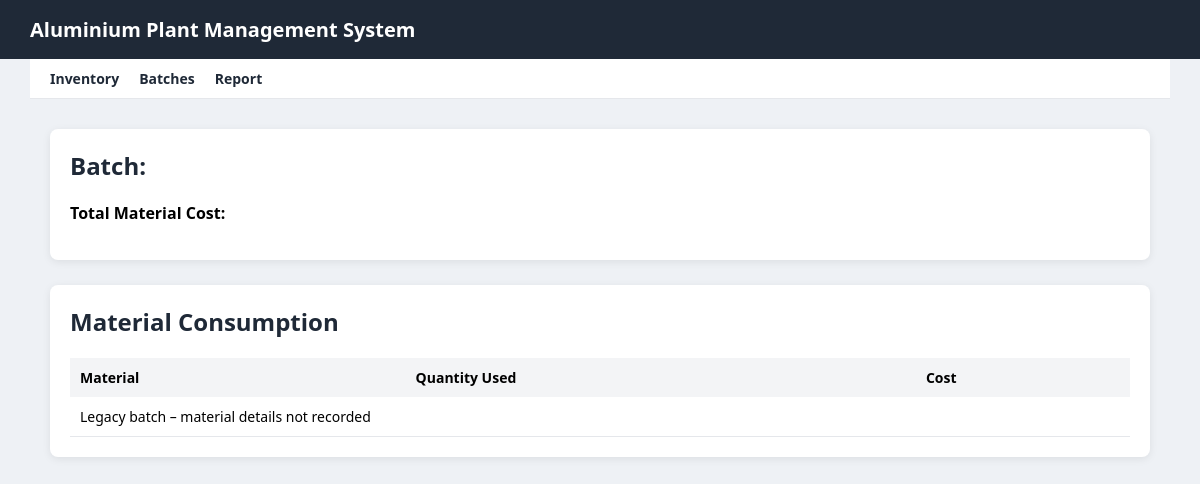
/batch/12 (signed in), run on an earlier commit of the app's database.
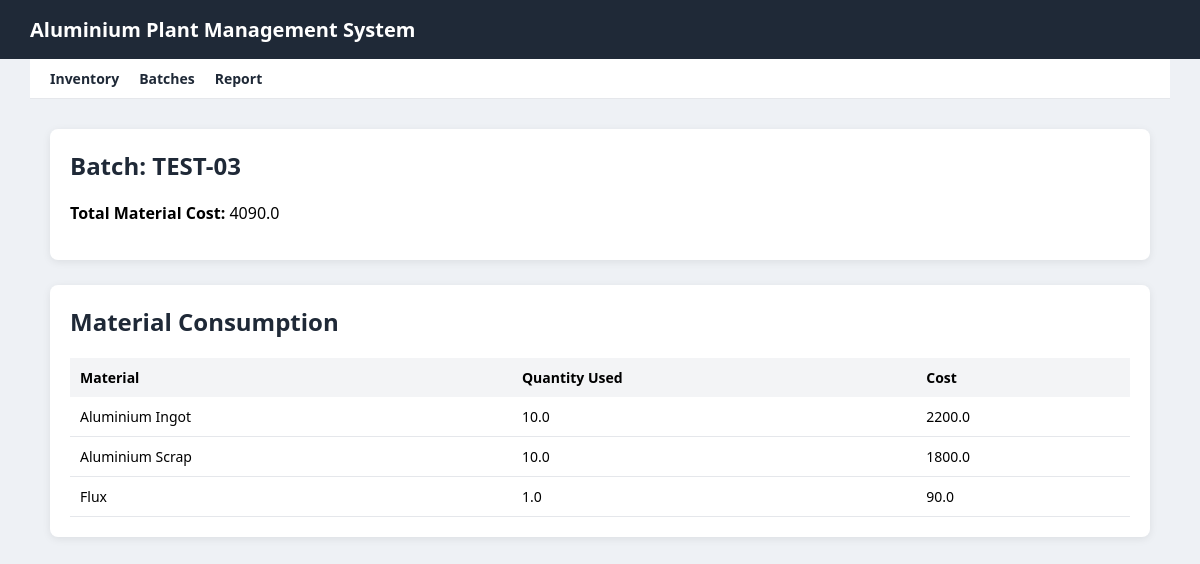
And on a later commit of the database.
### tables this page shows
CREATE TABLE batches (
    id INTEGER PRIMARY KEY AUTOINCREMENT,
    batch_name TEXT,
    material_cost REAL
, status TEXT DEFAULT 'completed', batch_date TEXT, shift TEXT, created_at TEXT, plant_id INTEGER, batch_code TEXT);

CREATE TABLE batch_materials (
    id INTEGER PRIMARY KEY AUTOINCREMENT,
    batch_id INTEGER,
    item_id INTEGER,
    quantity_used REAL,
    cost REAL
);

CREATE TABLE inventory (
    id INTEGER PRIMARY KEY AUTOINCREMENT,
    item_name TEXT,
    category TEXT,
    quantity REAL,
    cost_per_unit REAL
, min_level REAL DEFAULT 0, plant_id INTEGER, item_code TEXT);

### app.py (the view)
@app.route('/batch/<int:batch_id>')
def batch_details(batch_id):
    conn = get_db_connection()
    batch = conn.execute(
        "SELECT * FROM batches WHERE id = ?",
        (batch_id,)
    ).fetchone()
    materials = conn.execute(
        """
        SELECT inventory.item_name,
               batch_materials.quantity_used,
               batch_materials.cost
        FROM batch_materials
        JOIN inventory ON batch_materials.item_id = inventory.id
        WHERE batch_materials.batch_id = ?
        """,
        (batch_id,)
    ).fetchall()
    conn.close()
    return render_template(
        'batch_details.html',
        batch=batch,
        materials=materials
    )

### templates/batch_details.html (shortened to what this page needs)
<!DOCTYPE html>
<html>
<head>
    <link rel="stylesheet" href="{{ url_for('static', filename='style.css') }}">
</head>
<body>
<div class="header">Aluminium Plant Management System</div>
<div class="nav">
    <a href="/inventory">Inventory</a>
    <a href="/batch">Batches</a>
    <a href="/report">Report</a>
</div>
<div class="container">
    <div class="card">
        <h2>Batch: {{ batch.batch_name }}</h2>
        <p><strong>Total Material Cost:</strong> {{ batch.material_cost }}</p>
    </div>
    <div class="card">
        <h2>Material Consumption</h2>
        <table>
            <tr>
                <th>Material</th>
                <th>Quantity Used</th>
                <th>Cost</th>
            </tr>
            {% if materials %}
    {% for m in materials %}
    <tr>
        <td>{{ m.item_name }}</td>
        <td>{{ m.quantity_used }}</td>
        <td>{{ m.cost }}</td>
    </tr>
    {% endfor %}
{% else %}
    <tr>
        <td colspan="3">Legacy batch – material details not recorded</td>
    </tr>
{% endif %}
        </table>
    </div>
</div>
</body>
</html>

### static/style.css (style rules this page uses)
body { font-family: "Segoe UI", Arial, sans-serif; background-color: #eef1f5; margin: 0; padding: 0; }
.header { background-color: #1f2937; color: white; padding: 16px 30px; font-size: 20px; font-weight: 600; }
.container { max-width: 1100px; margin: 30px auto; padding: 0 20px; }
.card { background: white; border-radius: 8px; padding: 20px; margin-bottom: 25px; box-shadow: 0 2px 8px rgba(0,0,0,0.08); }
.card h2 { margin-top: 0; color: #1f2937; }
table { width: 100%; border-collapse: collapse; margin-top: 15px; }
table th { background-color: #f3f4f6; text-align: left; padding: 10px; font-size: 14px; }
table td { padding: 10px; border-bottom: 1px solid #e5e7eb; font-size: 14px; }
.nav { max-width: 1100px; margin: 0 auto; padding: 10px 20px; background-color: #ffffff; border-bottom: 1px solid #e5e7eb; display: flex; gap: 20px; }
.nav a { text-decoration: none; color: #1f2937; font-weight: 600; font-size: 14px; }

What changed in the data, as far as the page shows it:
added batches: batch_name "TEST-03", material_cost "4090.0"
added batch_materials: item_name "Aluminium Ingot", quantity_used "10.0", cost "2200.0"
added batch_materials: item_name "Aluminium Scrap", quantity_used "10.0", cost "1800.0"
added batch_materials: item_name "Flux", quantity_used "1.0", cost "90.0"
Also different on the page:
text no longer shown: "Legacy batch – material details not recorded"
